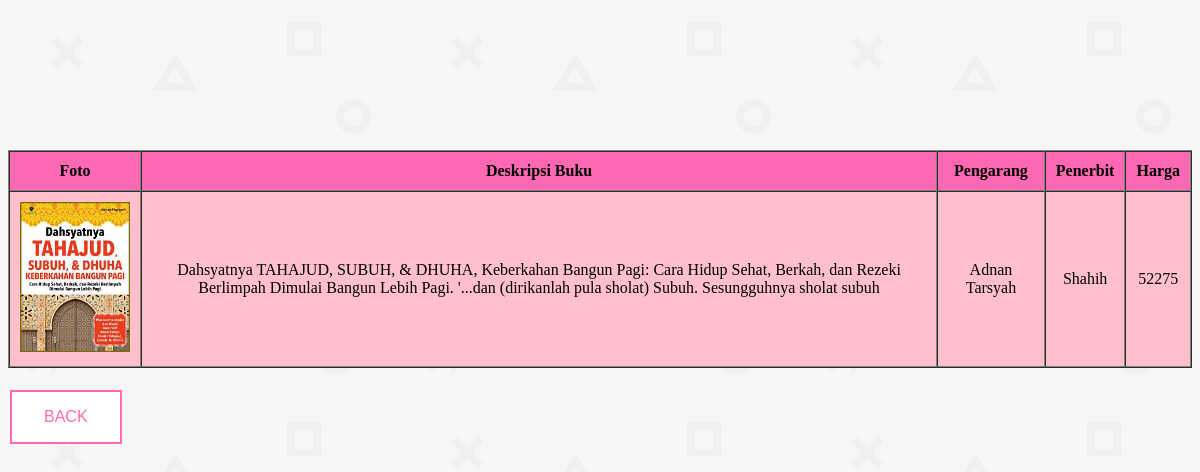
The page /kuliah/pertemuan11/latihan6e/php/detail.php?id=1 on the database its author committed.
### tables this page shows
CREATE TABLE `buku` (
  `ID` int(11) NOT NULL,
  `foto` varchar(10) NOT NULL,
  `judulbuku` varchar(100) NOT NULL,
  `deskripsibuku` varchar(200) NOT NULL,
  `pengarang` varchar(50) NOT NULL,
  `penerbit` varchar(50) NOT NULL,
  `harga` int(11) NOT NULL
);

### kuliah/pertemuan11/latihan6e/php/functions.php (called while the page is built, shortened)
<?php
function koneksi()
{
	$conn = mysqli_connect("localhost", "root", "") or die("koneksi ke DB gagal");
	mysqli_select_db($conn, "tubes_193040133") or die("database salah");
	return $conn;
}
function query($sql)
{
	$conn = koneksi();
	$result = mysqli_query($conn, "$sql");
	$rows = [];
	while ($row = mysqli_fetch_assoc($result)) {
		$rows[] = $row;
	}
	return $rows;
}
?>

### kuliah/pertemuan11/latihan6e/php/detail.php (the view, shortened to what this page needs)
<?php
$id = $_GET['id'];
$buku = query("SELECT * FROM buku WHERE ID = $id")[0];
?>
<!DOCTYPE html>
<html>
<head>
</head>
<body>
	<table border="1" cellspacing="0" cellpadding="10">
		<tr>
			<th>Foto</th>
			<th>Deskripsi Buku</th>
			<th>Pengarang</th>
			<th>Penerbit</th>
			<th>Harga</th>
		</tr>
		<tr>
			<td><img src="../assets/image/<?= $buku["foto"]; ?>" alt=""></td>
			<td><?= $buku["deskripsibuku"]; ?></td>
			<td><?= $buku["pengarang"]; ?></td>
			<td><?= $buku["penerbit"]; ?></td>
			<td><?= $buku["harga"]; ?></td>
		</tr>
	</table>
	<br>
	<a href="index.php"><button class="button button1">BACK</button></a>
</body>
</html>

### kuliah/pertemuan11/latihan6e/php/detail.php (style rules this page uses)
img { width: 110px; height: 150px; }
table { text-align: center; margin: auto; background-color: pink; }
th { background-color: hotpink; }
body { background: url(../assets/image/ps.png); }
table { margin-top: 150px; }
a { text-decoration: none; color: hotpink; }
.button { border: none; color: white; padding: 16px 32px; text-align: center; text-decoration: none; display: inline-block; font-size: 16px; margin: 4px 2px; transition-duration: 0.4s; cursor: pointer; }
.button1 { background-color: white; color: hotpink; border: 2px solid hotpink; }

### rows shown on the page
buku: foto (picture), deskripsibuku "Dahsyatnya TAHAJUD, SUBUH, & DHUHA, Keberkahan Bangun Pagi: Cara Hidup Sehat, Berkah, dan Rezeki Berlimpah Dimulai Bangun Lebih Pagi. '...dan (dirikanlah pula sholat) Subuh. Sesungguhnya sholat subuh", pengarang "Adnan Tarsyah", penerbit "Shahih", harga "52275"
